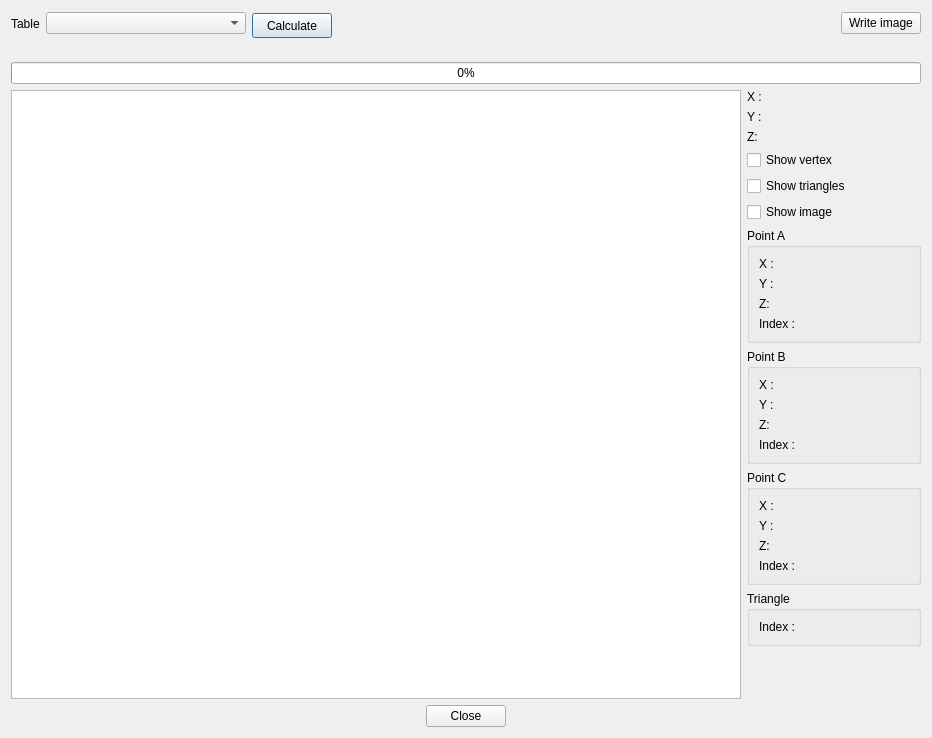
<?xml version="1.0" encoding="UTF-8"?>
<ui version="4.0">
 <class>MeshDialog</class>
 <widget class="QDialog" name="MeshDialog">
  <property name="geometry">
   <rect>
    <x>0</x>
    <y>0</y>
    <width>932</width>
    <height>738</height>
   </rect>
  </property>
  <property name="windowTitle">
   <string>Dialog</string>
  </property>
  <property name="locale">
   <locale language="English" country="UnitedStates"/>
  </property>
  <layout class="QGridLayout" name="gridLayout_5">
   <item row="0" column="0" colspan="2">
    <layout class="QHBoxLayout" name="horizontalLayout">
     <item>
      <widget class="QLabel" name="lVertex">
       <property name="font">
        <font>
         <underline>false</underline>
        </font>
       </property>
       <property name="text">
        <string>Table</string>
       </property>
      </widget>
     </item>
     <item>
      <widget class="QComboBox" name="cbTable">
       <property name="minimumSize">
        <size>
         <width>200</width>
         <height>0</height>
        </size>
       </property>
       <property name="font">
        <font>
         <underline>false</underline>
        </font>
       </property>
      </widget>
     </item>
     <item>
      <widget class="QPushButton" name="pbCalculate">
       <property name="minimumSize">
        <size>
         <width>0</width>
         <height>25</height>
        </size>
       </property>
       <property name="maximumSize">
        <size>
         <width>200</width>
         <height>20</height>
        </size>
       </property>
       <property name="text">
        <string>Calculate</string>
       </property>
      </widget>
     </item>
     <item>
      <spacer name="hlLeftPbCalculate">
       <property name="orientation">
        <enum>Qt::Horizontal</enum>
       </property>
       <property name="sizeHint" stdset="0">
        <size>
         <width>58</width>
         <height>20</height>
        </size>
       </property>
      </spacer>
     </item>
     <item>
      <widget class="QPushButton" name="pbWritingImage">
       <property name="text">
        <string>Write image</string>
       </property>
      </widget>
     </item>
    </layout>
   </item>
   <item row="4" column="0">
    <widget class="MeshGraphicsView" name="graphicsView">
     <property name="cacheMode">
      <set>QGraphicsView::CacheBackground</set>
     </property>
     <property name="viewportUpdateMode">
      <enum>QGraphicsView::FullViewportUpdate</enum>
     </property>
     <property name="optimizationFlags">
      <set>QGraphicsView::DontAdjustForAntialiasing|QGraphicsView::DontClipPainter|QGraphicsView::DontSavePainterState</set>
     </property>
    </widget>
   </item>
   <item row="4" column="1">
    <layout class="QVBoxLayout" name="verticalLayout">
     <property name="sizeConstraint">
      <enum>QLayout::SetDefaultConstraint</enum>
     </property>
     <item>
      <widget class="QLabel" name="lX">
       <property name="minimumSize">
        <size>
         <width>170</width>
         <height>0</height>
        </size>
       </property>
       <property name="text">
        <string>X : </string>
       </property>
      </widget>
     </item>
     <item>
      <widget class="QLabel" name="lY">
       <property name="minimumSize">
        <size>
         <width>150</width>
         <height>0</height>
        </size>
       </property>
       <property name="text">
        <string>Y : </string>
       </property>
      </widget>
     </item>
     <item>
      <widget class="QLabel" name="lZ">
       <property name="minimumSize">
        <size>
         <width>150</width>
         <height>0</height>
        </size>
       </property>
       <property name="text">
        <string>Z:</string>
       </property>
      </widget>
     </item>
     <item>
      <widget class="QCheckBox" name="cbShowVertex">
       <property name="text">
        <string>Show vertex</string>
       </property>
       <property name="checked">
        <bool>false</bool>
       </property>
      </widget>
     </item>
     <item>
      <widget class="QCheckBox" name="cbShowTriangles">
       <property name="text">
        <string>Show triangles</string>
       </property>
       <property name="checked">
        <bool>false</bool>
       </property>
      </widget>
     </item>
     <item>
      <widget class="QCheckBox" name="cbShowImage">
       <property name="text">
        <string>Show image</string>
       </property>
      </widget>
     </item>
     <item>
      <widget class="QGroupBox" name="gbA">
       <property name="title">
        <string>Point A</string>
       </property>
       <layout class="QGridLayout" name="gridLayout">
        <item row="0" column="0">
         <widget class="QLabel" name="lAX">
          <property name="minimumSize">
           <size>
            <width>150</width>
            <height>0</height>
           </size>
          </property>
          <property name="text">
           <string>X : </string>
          </property>
         </widget>
        </item>
        <item row="1" column="0">
         <widget class="QLabel" name="lAY">
          <property name="minimumSize">
           <size>
            <width>150</width>
            <height>0</height>
           </size>
          </property>
          <property name="text">
           <string>Y : </string>
          </property>
         </widget>
        </item>
        <item row="2" column="0">
         <widget class="QLabel" name="lAZ">
          <property name="minimumSize">
           <size>
            <width>150</width>
            <height>0</height>
           </size>
          </property>
          <property name="text">
           <string>Z:</string>
          </property>
         </widget>
        </item>
        <item row="3" column="0">
         <widget class="QLabel" name="lAIndex">
          <property name="text">
           <string>Index :</string>
          </property>
         </widget>
        </item>
       </layout>
      </widget>
     </item>
     <item>
      <widget class="QGroupBox" name="gbB">
       <property name="title">
        <string>Point B</string>
       </property>
       <layout class="QGridLayout" name="gridLayout_2">
        <item row="0" column="0">
         <widget class="QLabel" name="lBX">
          <property name="minimumSize">
           <size>
            <width>150</width>
            <height>0</height>
           </size>
          </property>
          <property name="text">
           <string>X : </string>
          </property>
         </widget>
        </item>
        <item row="1" column="0">
         <widget class="QLabel" name="lBY">
          <property name="minimumSize">
           <size>
            <width>150</width>
            <height>0</height>
           </size>
          </property>
          <property name="text">
           <string>Y : </string>
          </property>
         </widget>
        </item>
        <item row="2" column="0">
         <widget class="QLabel" name="lBZ">
          <property name="minimumSize">
           <size>
            <width>150</width>
            <height>0</height>
           </size>
          </property>
          <property name="text">
           <string>Z:</string>
          </property>
         </widget>
        </item>
        <item row="3" column="0">
         <widget class="QLabel" name="lBIndex">
          <property name="text">
           <string>Index :</string>
          </property>
         </widget>
        </item>
       </layout>
      </widget>
     </item>
     <item>
      <widget class="QGroupBox" name="gbC">
       <property name="title">
        <string>Point C</string>
       </property>
       <layout class="QGridLayout" name="gridLayout_3">
        <item row="0" column="0">
         <widget class="QLabel" name="lCX">
          <property name="minimumSize">
           <size>
            <width>150</width>
            <height>0</height>
           </size>
          </property>
          <property name="text">
           <string>X : </string>
          </property>
         </widget>
        </item>
        <item row="1" column="0">
         <widget class="QLabel" name="lCY">
          <property name="minimumSize">
           <size>
            <width>150</width>
            <height>0</height>
           </size>
          </property>
          <property name="text">
           <string>Y : </string>
          </property>
         </widget>
        </item>
        <item row="2" column="0">
         <widget class="QLabel" name="lCZ">
          <property name="minimumSize">
           <size>
            <width>150</width>
            <height>0</height>
           </size>
          </property>
          <property name="text">
           <string>Z:</string>
          </property>
         </widget>
        </item>
        <item row="3" column="0">
         <widget class="QLabel" name="lCIndex">
          <property name="text">
           <string>Index :</string>
          </property>
         </widget>
        </item>
       </layout>
      </widget>
     </item>
     <item>
      <widget class="QGroupBox" name="gbTriangle">
       <property name="title">
        <string>Triangle</string>
       </property>
       <layout class="QGridLayout" name="gridLayout_4">
        <item row="0" column="0">
         <widget class="QLabel" name="lTIndex">
          <property name="text">
           <string>Index :</string>
          </property>
         </widget>
        </item>
       </layout>
      </widget>
     </item>
     <item>
      <spacer name="verticalSpacer">
       <property name="orientation">
        <enum>Qt::Vertical</enum>
       </property>
       <property name="sizeHint" stdset="0">
        <size>
         <width>20</width>
         <height>18</height>
        </size>
       </property>
      </spacer>
     </item>
    </layout>
   </item>
   <item row="2" column="0">
    <widget class="QLabel" name="lProcessName">
     <property name="text">
      <string/>
     </property>
    </widget>
   </item>
   <item row="3" column="0" colspan="2">
    <widget class="QProgressBar" name="progressBar">
     <property name="value">
      <number>0</number>
     </property>
    </widget>
   </item>
   <item row="5" column="0" colspan="2">
    <widget class="QDialogButtonBox" name="buttonBox">
     <property name="locale">
      <locale language="English" country="UnitedStates"/>
     </property>
     <property name="standardButtons">
      <set>QDialogButtonBox::Close</set>
     </property>
     <property name="centerButtons">
      <bool>true</bool>
     </property>
    </widget>
   </item>
  </layout>
 </widget>
 <customwidgets>
  <customwidget>
   <class>MeshGraphicsView</class>
   <extends>QGraphicsView</extends>
   <header>MeshGraphicsView.h</header>
  </customwidget>
 </customwidgets>
 <resources/>
 <connections>
  <connection>
   <sender>buttonBox</sender>
   <signal>clicked(QAbstractButton*)</signal>
   <receiver>MeshDialog</receiver>
   <slot>close()</slot>
   <hints>
    <hint type="sourcelabel">
     <x>326</x>
     <y>728</y>
    </hint>
    <hint type="destinationlabel">
     <x>586</x>
     <y>663</y>
    </hint>
   </hints>
  </connection>
  <connection>
   <sender>cbTable</sender>
   <signal>currentIndexChanged(QString)</signal>
   <receiver>MeshDialog</receiver>
   <slot>selectTable(QString)</slot>
   <hints>
    <hint type="sourcelabel">
     <x>237</x>
     <y>22</y>
    </hint>
    <hint type="destinationlabel">
     <x>397</x>
     <y>54</y>
    </hint>
   </hints>
  </connection>
  <connection>
   <sender>cbShowVertex</sender>
   <signal>toggled(bool)</signal>
   <receiver>MeshDialog</receiver>
   <slot>showVertex(bool)</slot>
   <hints>
    <hint type="sourcelabel">
     <x>921</x>
     <y>189</y>
    </hint>
    <hint type="destinationlabel">
     <x>103</x>
     <y>524</y>
    </hint>
   </hints>
  </connection>
  <connection>
   <sender>cbShowTriangles</sender>
   <signal>toggled(bool)</signal>
   <receiver>MeshDialog</receiver>
   <slot>showTriangles(bool)</slot>
   <hints>
    <hint type="sourcelabel">
     <x>921</x>
     <y>217</y>
    </hint>
    <hint type="destinationlabel">
     <x>453</x>
     <y>529</y>
    </hint>
   </hints>
  </connection>
  <connection>
   <sender>cbShowImage</sender>
   <signal>toggled(bool)</signal>
   <receiver>MeshDialog</receiver>
   <slot>showImage(bool)</slot>
   <hints>
    <hint type="sourcelabel">
     <x>921</x>
     <y>245</y>
    </hint>
    <hint type="destinationlabel">
     <x>803</x>
     <y>618</y>
    </hint>
   </hints>
  </connection>
  <connection>
   <sender>pbCalculate</sender>
   <signal>clicked()</signal>
   <receiver>MeshDialog</receiver>
   <slot>onPbCalculate()</slot>
   <hints>
    <hint type="sourcelabel">
     <x>297</x>
     <y>22</y>
    </hint>
    <hint type="destinationlabel">
     <x>391</x>
     <y>17</y>
    </hint>
   </hints>
  </connection>
  <connection>
   <sender>pbWritingImage</sender>
   <signal>clicked()</signal>
   <receiver>MeshDialog</receiver>
   <slot>onPbWriteImage()</slot>
   <hints>
    <hint type="sourcelabel">
     <x>862</x>
     <y>18</y>
    </hint>
    <hint type="destinationlabel">
     <x>752</x>
     <y>30</y>
    </hint>
   </hints>
  </connection>
 </connections>
 <slots>
  <slot>launchCompleteProcess()</slot>
  <slot>selectTable(QString)</slot>
  <slot>showVertex(bool)</slot>
  <slot>showTriangles(bool)</slot>
  <slot>showImage(bool)</slot>
  <slot>onPbCalculate()</slot>
  <slot>onPbWriteImage()</slot>
 </slots>
</ui>
